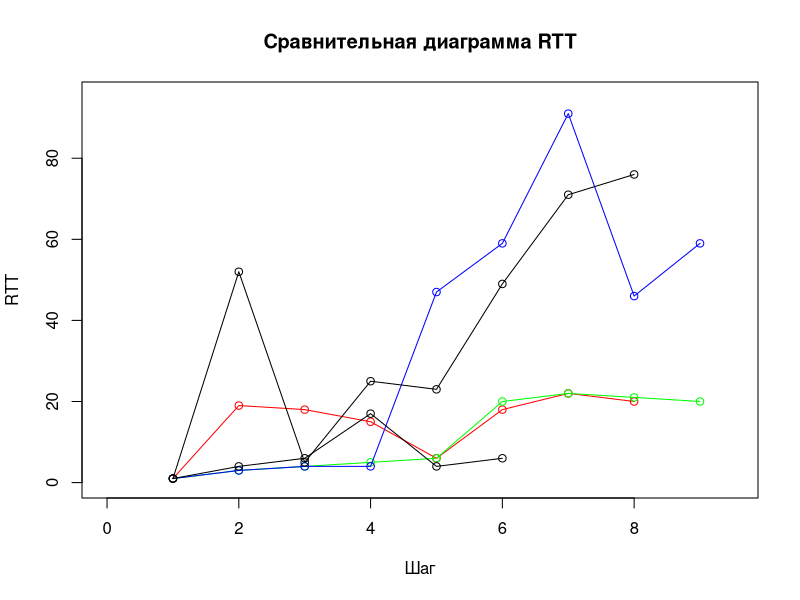

Generate this figure with R:
## ---- chunk 1
xt <- c(0,5,10,15,20,25,30,35,40,45,50,55,60,65,70,75,80,85,90,95)
yh <- c(0,0.5,1,1.5,2,2.5,3,3.5,4,4.5,5,5.5,6,6.5,7,7.5,8,8.5,9,9.5)
xx <- c(1,19,18,15,6,18,22,20)
yy <- c(1,2,3,4,5,6,7,8)
xxx <- c(1,3,4,5,6,20,22,21,20)
yyy <- c(1,2,3,4,5,6,7,8,9)
xxxx <- c(1,3,4,4,47,59,91,46,59)
yyyy <- c(1,2,3,4,5,6,7,8,9)
xxxxx <- c(1,52,5,25,23,49,71,76)
yyyyy <- c(1,2,3,4,5,6,7,8)
xxxxxx <- c(1,4,6,17,4,6)
yyyyyy <- c(1,2,3,4,5,6)
plot(yh, xt, main = "Сравнительная диаграмма RTT", xlab = "Шаг", ylab = "RTT", type= "n")
points(yy,xx,col = "red")
lines(yy,xx,col = "red")
points(yyy,xxx,col = "green")
lines(yyy,xxx,col = "green")
points(yyyy,xxxx,col = "blue")
lines(yyyy,xxxx,col = "blue")
points(yyyyy,xxxxx,col = "black")
lines(yyyyy,xxxxx,col = "black")
points(yyyyyy,xxxxxx)
lines(yyyyyy,xxxxxx)
